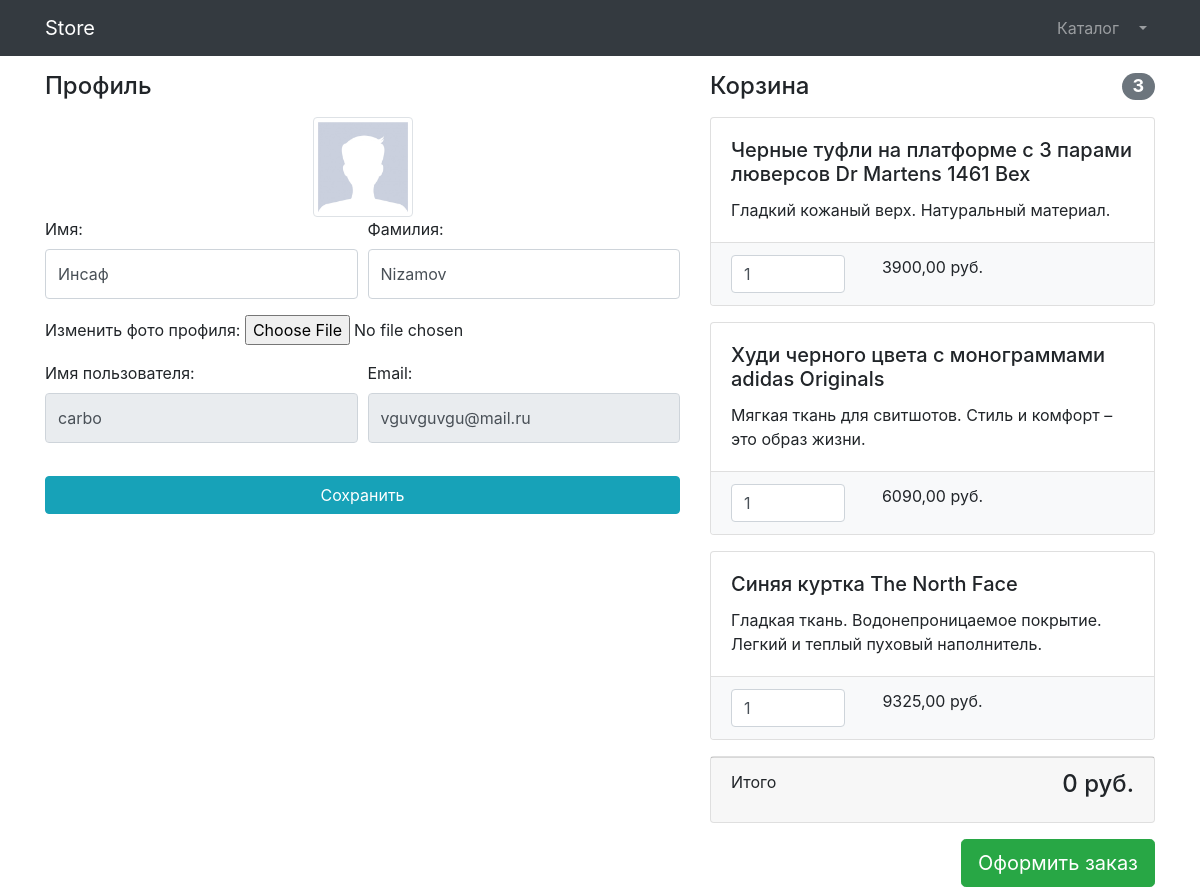
Screenshot of /users/profile/5/ (signed in) with the database file from the repository.
### users_app/models.py (models this page shows, shortened)
class CustomUser(AbstractUser):
    avatar = models.ImageField(upload_to='user_avatar', blank=True, null=True, verbose_name='Avatar image')
    first_name = models.CharField(max_length=128, blank=True, null=True, verbose_name='Имя')
    last_name = models.CharField(max_length=128, blank=True, null=True, verbose_name='Фамилия')
    is_verified = models.BooleanField(default=False, verbose_name='Подтвержден email?')
    class Meta:
        verbose_name = 'Пользователь'
        verbose_name_plural = 'Пользователи'

class BasketModel(models.Model):
    user = models.ForeignKey(CustomUser, on_delete=models.CASCADE)
    product = models.ForeignKey(ProductsModel, on_delete=models.CASCADE, related_name='Продукт')
    quantity = models.PositiveIntegerField(default=1, verbose_name='Количество')
    def total_price(self):
        return self.product.price * self.quantity

### products_app/models.py (models this page shows, shortened)
class ProductsModel(models.Model):
    name = models.CharField(max_length=256)
    category = models.ForeignKey(CategoryModel, on_delete=models.CASCADE)
    description = models.TextField(blank=True, null=True)
    price = models.DecimalField(max_digits=9, decimal_places=2, blank=True, null=True)
    image = models.ImageField(upload_to='products_images', blank=True, null=True)
    quantity = models.PositiveIntegerField(default=0)

### users_app/views.py (the view, shortened to what this page needs)
# urls.py: path('profile/<int:pk>/', login_required(views.UserProfileView.as_view()), name='profile_url'),
class UserProfileView(UserMixin, UpdateView):
    model = CustomUser
    form_class = UserProfileForm
    template_name = 'users_app/profile.html'
    context_object_name = 'form'
    title = 'Профиль'
    def get_context_data(self, **kwargs):
        user = self.object
        items_queryset = BasketModel.objects.filter(user=user)
        context = super().get_context_data(**kwargs)
        totally = 0
        for item in items_queryset:
            totally += item.product.price * item.quantity
        context['totally'] = totally
        return context

### users_app/common/mixins.py (called while the page is built)
    def get_context_data(self, **kwargs):
        context = super().get_context_data(**kwargs)
        context['title'] = self.title
        return context

### users_app/context_processors.py (called while the page is built)
def basket(request):
    user = request.user
    return {'basket': BasketModel.objects.filter(user=user) if request.user.is_authenticated else None}

### users_app/templates/users_app/profile.html (shortened to what this page needs)
{% extends 'base.html' %}
{% load static %}
{% block bootstrap_core_css %}
    <link href="{% static '/vendor/bootstrap/css/bootstrap.min.css' %}" rel="stylesheet">
{% endblock %}
{% block css %}
    <link href="{% static '/vendor/css/profile.css' %}" rel="stylesheet">
{% endblock %}
{% block content %}
<div class="container">
    <div class="row">
        <div class="col-lg-7">
            <h4 class="mt-3 mb-3">Профиль</h4>
            <div class="col-lg-12 text-center">
                <img width="100" height="100"
                     src="{% if user.avatar %}{{ user.avatar.url }}{% else %}{% static '/vendor/img/default_avatar.jpg' %}{% endif %}"
                     class="img-thumbnail">
            </div>
            <form method="post" enctype="multipart/form-data">
                <div class="form-row">
                    <div class="col-lg-6">
                        <div class="form-group">
                            {{ form.first_name.label_tag }}
                            {{ form.first_name }}
                        </div>
                    </div>
                    <div class="col-lg-6">
                        <div class="form-group">
                            {{ form.last_name.label_tag }}
                            {{ form.last_name }}
                        </div>
                    </div>
                </div>
                <div class="form-row mb-2">
                    <div class="col-lg-12">
                        <div class="custom-file">
                            {{ form.avatar.label_tag }}
                            {{ form.avatar }}
                        </div>
                    </div>
                </div>
                <div class="form-row">
                    <div class="col-lg-6">
                        {{ form.username.label_tag }}
                            {{ form.username }}
                    </div>
                    <div class="col-lg-6">
                        {{ form.email.label_tag }}
                            {{ form.email }}
                    </div>
                </div>
                <div class="form-row">
                    <div class="col-lg-12" style="margin-top: 33px;">
                        <input class="btn btn-info btn-block" type="submit" value="Сохранить">
                    </div>
                </div>
            </form>
        </div>
    {% include 'users_app/includes/basket.html' %}
    </div>
</div>
{% endblock %}

### users_app/templates/users_app/includes/basket.html (shortened to what this page needs)
        <div class="col-lg-5">
            {% if not basket %}
            <h4 class="mt-3 mb-3 d-flex justify-content-between align-items-center mb-3">
                Корзина пуста <span class="badge badge-secondary badge-pill">3</span>
            </h4>
                <a class="btn btn-success btn-lg float-right" href="{% url 'main_page_url' %}">
                За покупками!
            </a>
                {% else %}
                <h4 class="mt-3 mb-3 d-flex justify-content-between align-items-center mb-3">
                Корзина <span class="badge badge-secondary badge-pill">{{ basket|length }}</span>
            </h4>
                {% for item in basket %}
            <div class="card mb-3">
                <div class="card-body">
                    <h5 class="card-title">{{ item.product.name }}</h5>
                    <p class="card-text">{{ item.product.description }}</p>
                </div>
                <ul class="list-group list-group-flush">
                    <li class="list-group-item bg-light">
                        <div class="row text-center">
                            <div class="col-lg-4">
                                <input name="basketID" type="number" class="form-control"
                                       value="{{ item.quantity }}" min="0">
                            </div>
                            <div class="col-lg-4">{{ item.total_price }} руб.</div>
                            <div class="col-lg-4">
                            </div>
                        </div>
                    </li>
                </ul>
            </div>
                {% endfor %}
            <div class="card mb-3">
                <div class="card-footer">
                    <p class="float-left">Итого</p>
                    <h4 class="float-right">{{ totally }} руб.</h4>
                </div>
            </div>
            <a class="btn btn-success btn-lg float-right" href="../../../store-templates/orders/order-create.html">
                Оформить заказ
            </a>
    {% endif %}
        </div>

### rows the page displays
CustomUser: first_name "Инсаф", last_name "Nizamov", username "carbo", email "vguvguvgu@mail.ru"
BasketModel: product.name "Черные туфли на платформе с 3 парами люверсов Dr Martens 1461 Bex", product.description "Гладкий кожаный верх. Натуральный материал.", basketID "1", total_price "3900,00"
BasketModel: product.name "Худи черного цвета с монограммами adidas Originals", product.description "Мягкая ткань для свитшотов. Стиль и комфорт – это образ жизни.", basketID "1", total_price "6090,00"
BasketModel: product.name "Синяя куртка The North Face", product.description "Гладкая ткань. Водонепроницаемое покрытие. Легкий и теплый пуховый наполнитель.", basketID "1", total_price "9325,00"

### other values shown
{{ basket|length }} "3"
{{ totally }} "0"
